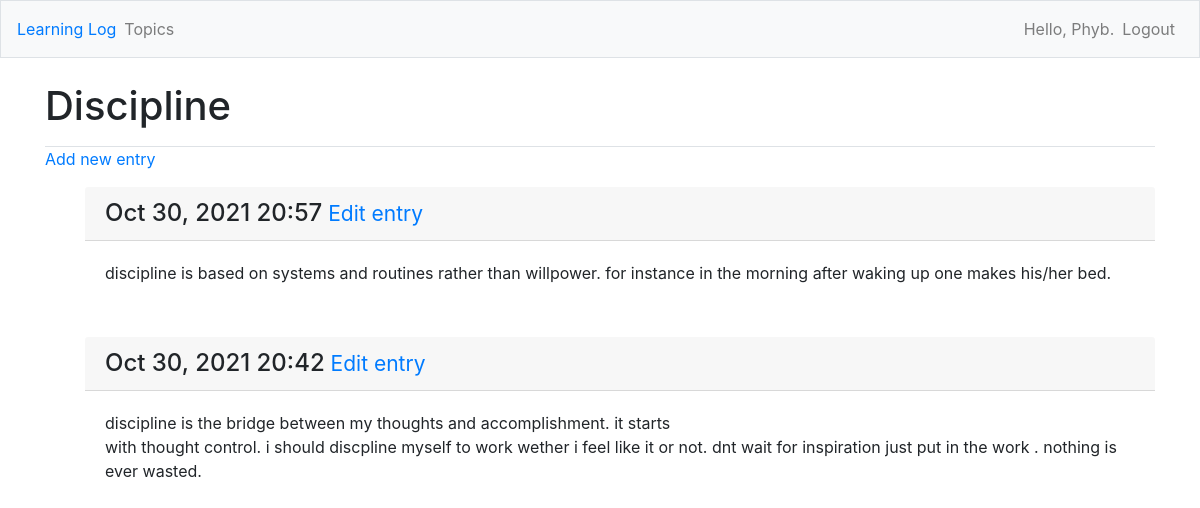
Page /topics/4/ (signed in) on the committed database.
### learning_logs/models.py (models this page shows, shortened)
class Topic(models.Model):
    text = models.CharField(max_length=200)
    date = models.DateTimeField(auto_now_add=True)
    owner = models.ForeignKey(User, on_delete=models.CASCADE)
    def __str__(self):
        return self.text

class Entry(models.Model):
    topic = models.ForeignKey(Topic, on_delete=models.CASCADE)
    text = models.TextField()
    date_added = models.DateTimeField(auto_now_add=True)
    class Meta:
        verbose_name_plural = 'entries'

### learning_logs/views.py (the view)
# urls.py: path('topics/<int:topic_id>/', views.topic, name='topic'),
@login_required # restricting access to logged in users
def topic(request, topic_id):
    topic = Topic.objects.get(id=topic_id)
    '''if topic.owner != request.user:  # restricting acces to topic owner
        raise Http404'''
    check_topic_owner(topic, request) # refactoring using a function to restrict access to owner
    entries = topic.entry_set.order_by('-date_added') #the minus sign is for sorting in reverse order recent first
    context = {'topic':topic, 'entries':entries}
    return render(request, 'learning_logs/topic.html', context)

### learning_logs/views.py (called while the page is built)
def check_topic_owner(topc,req):
     if topc.owner != req.user:
         raise Http404

### learning_logs/templates/learning_logs/topic.html
{% extends "learning_logs/base.html" %}
{% block page_header %}
<h1>{{topic}}</h1>
{% endblock page_header %}
{% block content %}
<p><a href="{% url 'learning_logs:new_entry' topic.id %}">Add new entry</a></p>
<ul>
    {% for entry in entries %}
    <div class="mb-3">
        <h4 class="card-header">
            {{entry.date_added|date:'M d, Y H:i'}}<small> <a href="{% url 'learning_logs:edit_entry' entry.id %}">Edit
                    entry</a></small>
        </h4>
        <div class="card-body">
            {{entry.text|linebreaks}}
        </div>
    </div>
    {% empty %}
    <P>There are no entries for this topic yet</P>
    {% endfor %}
    {% endblock content%}

### learning_logs/templates/learning_logs/base.html (shortened to what this page needs)
{% load bootstrap4 %}
<!DOCTYPE html>
<html lang='en'>
<head>
    {% bootstrap_css %}
</head>
<body>
    <nav class="navbar navbar-expand-md navbar-light bg-light mb-4 border">
        <a class="navbar_brand" href="{% url 'learning_logs:index' %}">Learning Log</a>
        <div class="collapse navbar-collapse" id="navbarCollapse">
            <ul class="navbar-nav mr-auto">
                <li class="nav-item">
                    <a class="nav-link" href="{% url 'learning_logs:topics' %}">Topics</a>
                </li>
            </ul>
            <ul class="navbar-nav ml-auto">
                {% if user.is_authenticated %}
                <li class="nav-item">
                    <span class="navbar-text" }">Hello, {{user.username}}.</span>
                </li>
                <li class="nav-item">
                    <a class="nav-link" href="{%  url 'users:logout' %}">Logout
                    </a>
                </li>
                {% endif %}
            </ul>
        </div>
    </nav>
    <main role="main" class="container">
        <div class="pb-2 mb2 border-bottom">
            {% block page_header %}{% endblock page_header %}
        </div>
        <div>
            {% block content %}
            {% endblock content %}
        </div>
    </main>
</body>
</html>

### rows in the picture
Topic: text "Discipline"
Entry: date_added "Oct 30, 2021 20:57", text "discipline is based on systems and routines rather than willpower. for instance in the morning after waking up one makes his/her bed."
Entry: date_added "Oct 30, 2021 20:42", text "discipline is the bridge between my thoughts and accomplishment. it starts with thought control. i should discpline myself to work wether i feel like it or not. dnt wait for inspiration just put in the work . nothing is ever wasted."

### other values in the picture
{{ user.username }} "Phyb"
